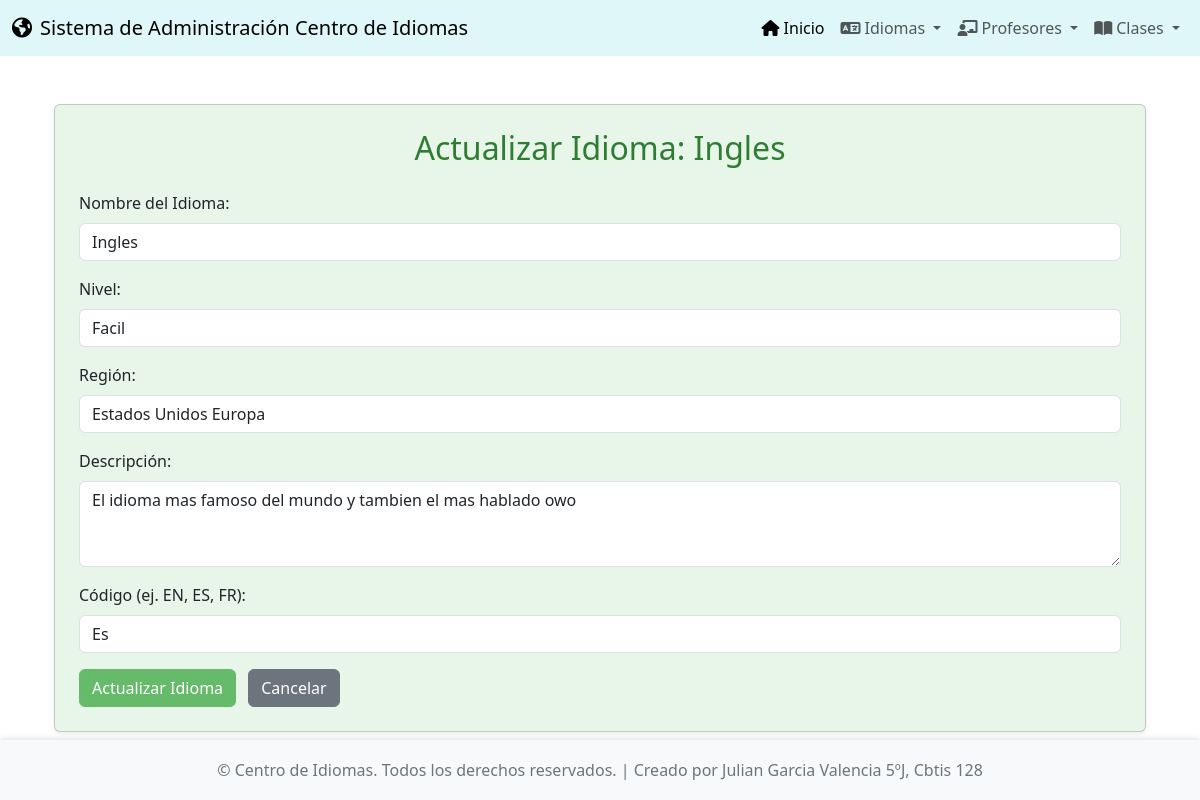
/idiomas/actualizar/1/, run on the app's committed database.
### app_Centro_Idiomas/models.py (models this page shows, shortened)
class Idioma(models.Model):
    nombre = models.CharField(max_length=50, unique=True)
    nivel = models.CharField(max_length=50)
    region = models.CharField(max_length=100, blank=True, null=True)
    descripcion = models.TextField(blank=True, null=True)
    codigo = models.CharField(max_length=10, unique=True)
    bandera_img = models.ImageField(upload_to='banderas/', blank=True, null=True)

### app_Centro_Idiomas/views.py (the view, shortened to what this page needs)
# urls.py: path('idiomas/actualizar/<int:id_idioma>/', views.actualizar_idioma, name='actualizar_idioma'),
def actualizar_idioma(request, id_idioma):
    idioma = get_object_or_404(Idioma, pk=id_idioma)
    return render(request, 'idioma/actualizar_idioma.html', {'idioma': idioma})

### app_Centro_Idiomas/templates/idioma/actualizar_idioma.html (shortened to what this page needs)
{% extends 'base.html' %}
{% block content %}
<div class="container mt-4">
    <div class="card shadow-sm p-4" style="background-color: #e8f5e9;">
        <h2 class="card-title text-center mb-4" style="color: #2e7d32;">Actualizar Idioma: {{ idioma.nombre }}</h2>
        <form method="post" enctype="multipart/form-data">
            <div class="mb-3">
                <label for="nombre" class="form-label">Nombre del Idioma:</label>
                <input type="text" class="form-control" id="nombre" name="nombre" value="{{ idioma.nombre }}" required>
            </div>
            <div class="mb-3">
                <label for="nivel" class="form-label">Nivel:</label>
                <input type="text" class="form-control" id="nivel" name="nivel" value="{{ idioma.nivel }}" required>
            </div>
            <div class="mb-3">
                <label for="region" class="form-label">Región:</label>
                <input type="text" class="form-control" id="region" name="region" value="{{ idioma.region|default_if_none:'' }}">
            </div>
            <div class="mb-3">
                <label for="descripcion" class="form-label">Descripción:</label>
                <textarea class="form-control" id="descripcion" name="descripcion" rows="3">{{ idioma.descripcion|default_if_none:'' }}</textarea>
            </div>
            <div class="mb-3">
                <label for="codigo" class="form-label">Código (ej. EN, ES, FR):</label>
                <input type="text" class="form-control" id="codigo" name="codigo" value="{{ idioma.codigo }}" required>
            </div>
            <button type="submit" class="btn btn-primary" style="background-color: #66bb6a; border-color: #66bb6a;">Actualizar Idioma</button>
            <a href="{% url 'ver_idiomas' %}" class="btn btn-secondary ms-2">Cancelar</a>
        </form>
    </div>
</div>
{% endblock %}

### app_Centro_Idiomas/templates/base.html (style rules this page uses)
body { display: flex; flex-direction: column; min-height: 100vh; }

### data on the page
Idioma: nombre "Ingles", nivel "Facil", region "Estados Unidos Europa", descripcion "El idioma mas famoso del mundo y tambien el mas hablado owo", codigo "Es"
